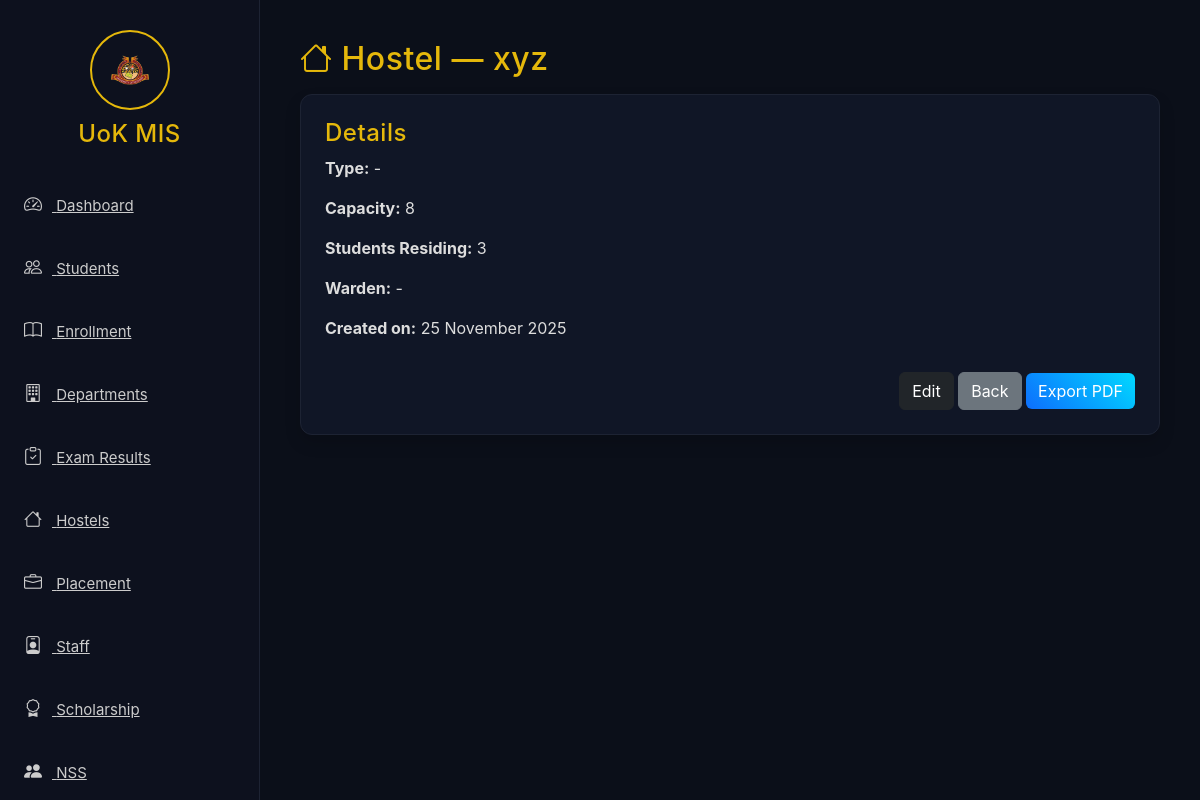
The app's page /hostels/2 with its own data.
### app/models.py (models this page shows, shortened)
class Hostel(db.Model):
    id = db.Column(db.Integer, primary_key=True)
    name = db.Column(db.String(120), nullable=False)
    warden = db.Column(db.String(120))
    type = db.Column(db.String(80))
    capacity = db.Column(db.Integer, default=0)
    students_residing = db.Column(db.Integer, default=0)
    created_at = db.Column(db.DateTime, default=datetime.utcnow)

### app/routes.py (the view)
@main.route("/hostels/<int:hostel_id>")
def hostel_profile(hostel_id):
    h = Hostel.query.get_or_404(hostel_id)
    return render_template("hostels/hostel_profile.html", hostel=h)

### app/templates/hostels/hostel_profile.html
{% extends 'base.html' %}
{% block content %}
<div class="page-header">
  <h2><i class="bi bi-house"></i> Hostel — {{ hostel.name }}</h2>
</div>
<div class="card shadow p-4 mt-3">
  <h4>Details</h4>
  <p><strong>Type:</strong> {{ hostel.type or '-' }}</p>
  <p><strong>Capacity:</strong> {{ hostel.capacity or 0 }}</p>
  <p><strong>Students Residing:</strong> {{ hostel.students_residing or 0 }}</p>
  <p><strong>Warden:</strong> {{ hostel.warden or '-' }}</p>
  <p><strong>Created on:</strong> {{ hostel.created_at.strftime('%d %B %Y') }}</p>
  <div class="text-end mt-3">
    <a href="{{ url_for('main.edit_hostel', hostel_id=hostel.id) }}" class="btn btn-dark">Edit</a>
    <a href="{{ url_for('main.hostels') }}" class="btn btn-secondary">Back</a>
    <a href="{{ url_for('main.hostel_pdf', hostel_id=hostel.id) }}" class="btn btn-primary">Export PDF</a>
  </div>
</div>
{% endblock %}

### app/static/css/style.css (style rules this page uses)
body { background: #0b0f19; color: #eee; font-family: "Inter", sans-serif; overflow-x: hidden; }
h1, h2, h3, h4, h5, h6 { color: #e5b80b; letter-spacing: 0.5px; }
.card { background: #101626; border: 1px solid #1d2333; border-radius: 12px; padding: 25px; color: #ddd; box-shadow: 0 0 20px rgba(0, 212, 255, 0.08); transition: 0.3s ease; }
.btn-primary { background: linear-gradient(45deg, #0d6efd, #00d9ff); border: none; }

### records on screen
Hostel: name "xyz", type "-", capacity "8", students_residing "3", warden "-", created_at "25 November 2025"
